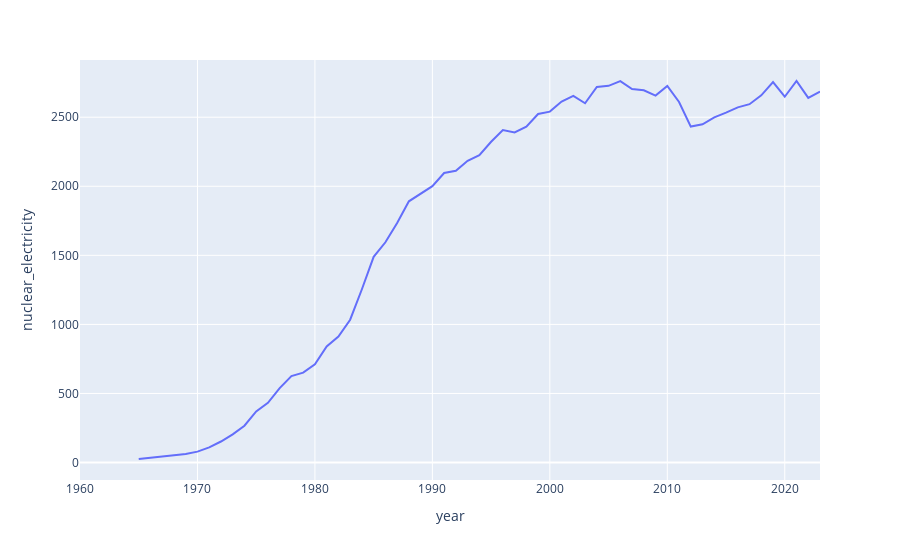

Notebook cell for this chart:
### Code cell
#exploratory line plot
fig = px.line(filteredDF, x='year', y='nuclear_electricity')
fig.show()

### Figure 1 — Plotly figure (JSON) as saved in the notebook; plotly's stock layout.template omitted (floating-point values rounded to 4 significant figures)
{"data": [{"hovertemplate": "year=%{x}<br>nuclear_electricity=%{y}<extra></extra>", "legendgroup": "", "line": {"color": "#636efa", "dash": "solid"}, "marker": {"symbol": "circle"}, "mode": "lines", "name": "", "orientation": "v", "showlegend": false, "type": "scatter", "x": [1960, 1961, 1962, 1963, 1964, 1965, 1966, 1967, 1968, 1969, 1970, 1971, 1972, 1973, 1974, 1975, 1976, 1977, 1978, 1979, 1980, 1981, 1982, 1983, 1984, 1985, 1986, 1987, 1988, 1989, 1990, 1991, 1992, 1993, 1994, 1995, 1996, 1997, 1998, 1999, 2000, 2001, 2002, 2003, 2004, 2005, 2006, 2007, 2008, 2009, 2010, 2011, 2012, 2013, 2014, 2015, 2016, 2017, 2018, 2019, 2020, 2021, 2022, 2023], "xaxis": "x", "y": [null, null, null, null, null, 25.54, 34.43, 41.01, 52.11, 61.78, 78.88, 109.7, 152.2, 203.9, 266.6, 369.8, 432.7, 538.5, 625.8, 650.9, 711.9, 840.8, 912.2, 1034.0, 1255.0, 1489.0, 1595.0, 1735.0, 1891.0, 1945.0, 2001.0, 2096.0, 2112.0, 2185.0, 2226.0, 2323.0, 2407.0, 2390.0, 2431.0, 2524.0, 2540.0, 2613.0, 2655.0, 2601.0, 2719.0, 2727.0, 2762.0, 2703.0, 2695.0, 2657.0, 2726.0, 2610.0, 2432.0, 2449.0, 2499.0, 2533.0, 2571.0, 2594.0, 2659.0, 2754.0, 2648.0, 2762.0, 2640.0, 2686.0], "yaxis": "y"}], "layout": {"legend": {"tracegroupgap": 0}, "margin": {"t": 60}, "xaxis": {"anchor": "y", "domain": [0, 1], "title": {"text": "year"}}, "yaxis": {"anchor": "x", "domain": [0, 1], "title": {"text": "nuclear_electricity"}}}}
